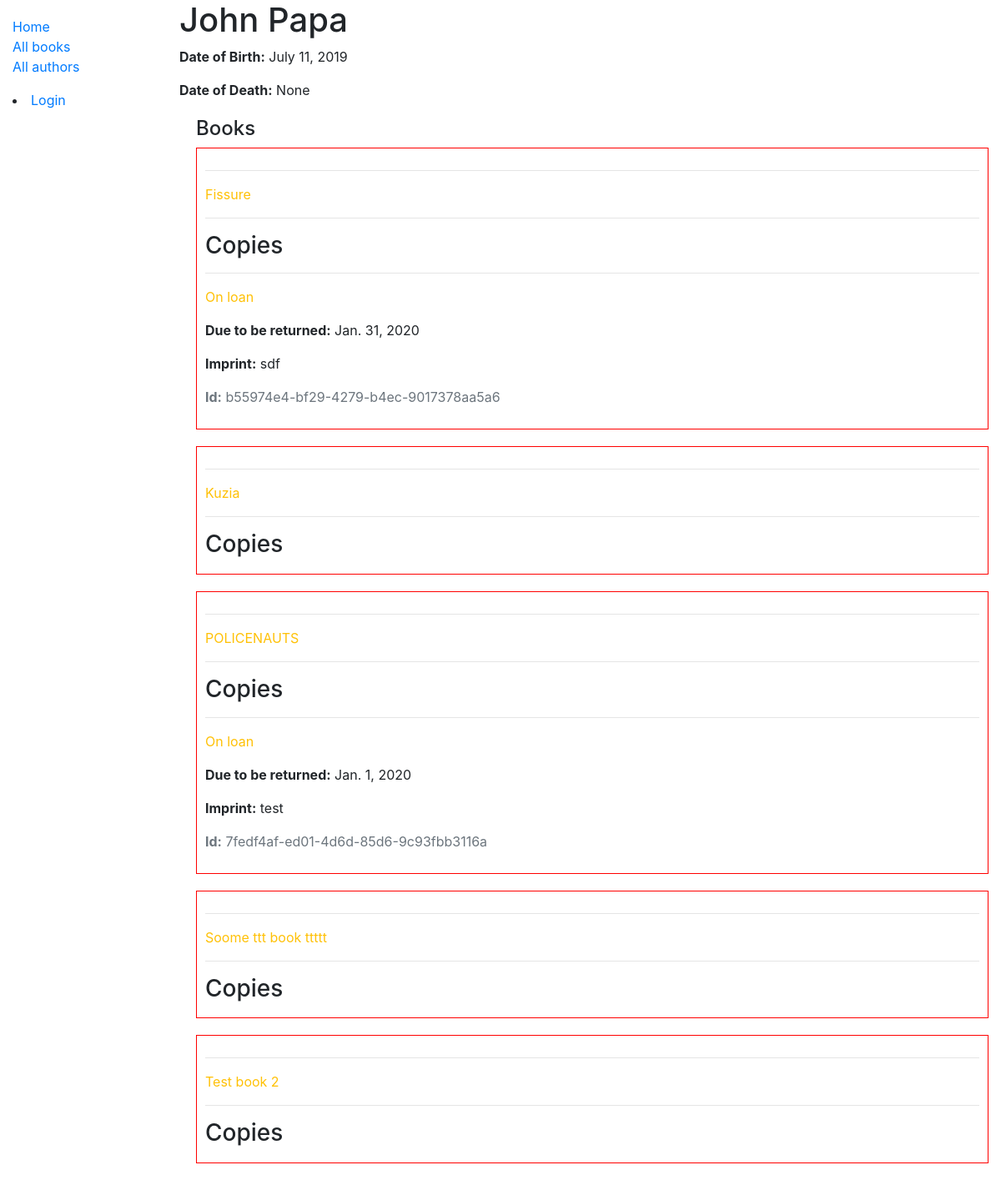
Page /catalog/author-detail/2 on the committed database.
### catalog/models.py (models this page shows, shortened)
class Author(models.Model):
    first_name = models.CharField(max_length=100)
    last_name = models.CharField(max_length=100)
    date_of_birth = models.DateField(null=True, blank=True)
    date_of_death = models.DateField('Died', null=True, blank=True)
    class Meta:
        ordering = [ 'last_name', 'first_name' ]

class Book(models.Model):
    title = models.CharField(max_length=200)
    author = models.ForeignKey(Author, on_delete=models.SET_NULL, null=True)
    summary = models.TextField(max_length=1000, help_text='Enter a brief description of the book')
    isbn = models.CharField('ISBN', max_length=13, help_text='13 Character <a href="https://www.isbn-international.org/content/what-isbn">ISBN number</a>')
    genre = models.ManyToManyField(Genre, help_text='Select a genre for this book')
    language = models.ForeignKey(Language, on_delete=models.SET_NULL, null=True)
    class Meta:
        ordering = [ 'title' ]

class BookInstance(models.Model):
    id = models.UUIDField(primary_key=True, default=uuid.uuid4, help_text='Unique ID from this particular book instance')
    book = models.ForeignKey(Book, on_delete=models.SET_NULL, null=True)
    imprint = models.CharField(max_length=200)
    due_back = models.DateField(null=True, blank=True)
    borrower = models.ForeignKey(User, on_delete=models.SET_NULL, null=True, blank=True)
    LOAN_STATUS = (
        ('m', 'Maintenance'),
        ('o', 'On loan'),
        ('a', 'Available'),
        ('r', 'Reserved')
    )
    status = models.CharField(
        max_length=1,
        choices=LOAN_STATUS,
        blank=True,
        default='m',
        help_text='Book availability',
    )
    class Meta:
        ordering = [ 'due_back' ]
        permissions = (("can_mark_returned", "Set book as returned"),)

### catalog/views.py (the view)
# urls.py: path('author-detail/<int:pk>', views.AuthorDetail.as_view(), name='author-detail'),
class AuthorDetail(generic.DetailView):
    model = Author

### catalog/templates/catalog/author_detail.html
{% extends "base_generic.html" %}
{% block content %}
  <h1>{{ author.first_name }} {{ author.last_name }}</h1>
  <p><strong>Date of Birth:</strong> {{ author.date_of_birth }}</p>
  <p><strong>Date of Death:</strong> {{ author.date_of_death }}</p>
  <div style="margin-left:20px;margin-top:20px">
    <h4>Books</h4>
        {% for book in author.book_set.all %}
            <div style="border: 1px solid red; margin-bottom: 20px; padding: 10px;">
                <hr>
                <p class="{% if copy.status == 'a' %}text-success{% elif copy.status == 'm' %}text-danger{% else %}text-warning{% endif %}">
                    {{ book.title }}
                </p>
                <hr />
                <h3>Copies</h3>
                {% for copy in book.bookinstance_set.all %}
                <hr>
                <p class="{% if copy.status == 'a' %}text-success{% elif copy.status == 'm' %}text-danger{% else %}text-warning{% endif %}">
                    {{ copy.get_status_display }}
                </p>
                {% if copy.status != 'a' %}
                    <p><strong>Due to be returned:</strong> {{ copy.due_back }}</p>
                {% endif %}
                <p><strong>Imprint:</strong> {{ copy.imprint }}</p>
                <p class="text-muted"><strong>Id:</strong> {{ copy.id }}</p>
                {% endfor %}
        </div>
    {% endfor %}
  </div>
{% endblock %}

### rows in the picture
Author: first_name "John", last_name "Papa", date_of_birth "July 11, 2019", date_of_death "None"
Book: title "Fissure"
BookInstance: status "On loan", due_back "Jan. 31, 2020", imprint "sdf", id "b55974e4-bf29-4279-b4ec-9017378aa5a6"
Book: title "Kuzia"
Book: title "POLICENAUTS"
BookInstance: status "On loan", due_back "Jan. 1, 2020", imprint "test", id "7fedf4af-ed01-4d6d-85d6-9c93fbb3116a"
Book: title "Soome ttt book ttttt"
Book: title "Test book 2"
